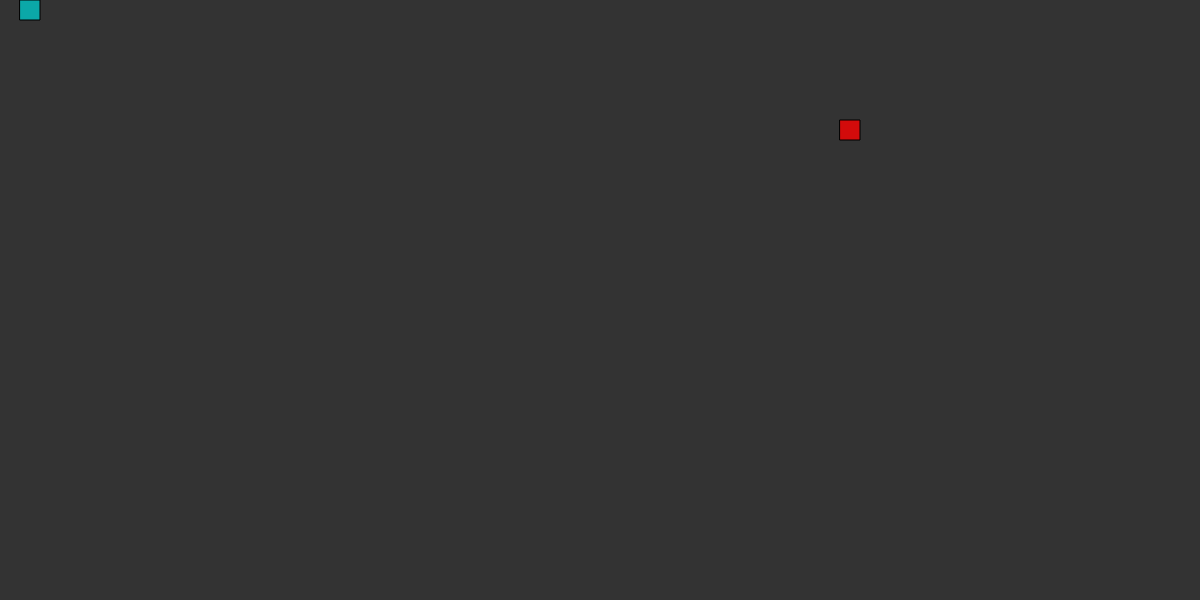
Frame 1 (no input)
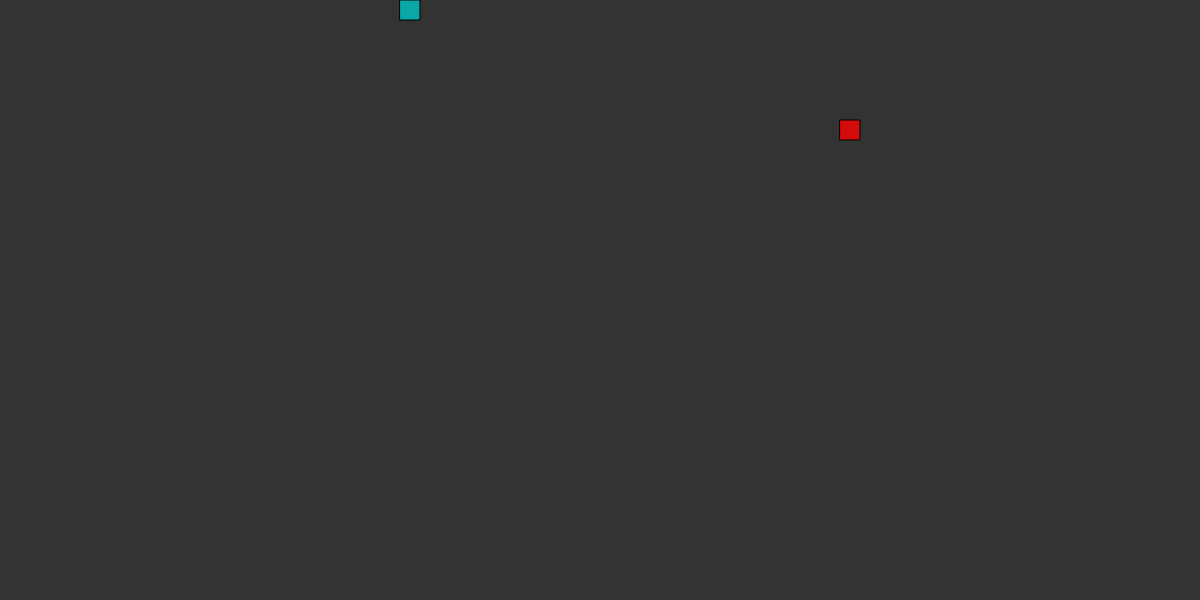
Frame 60 (no input)
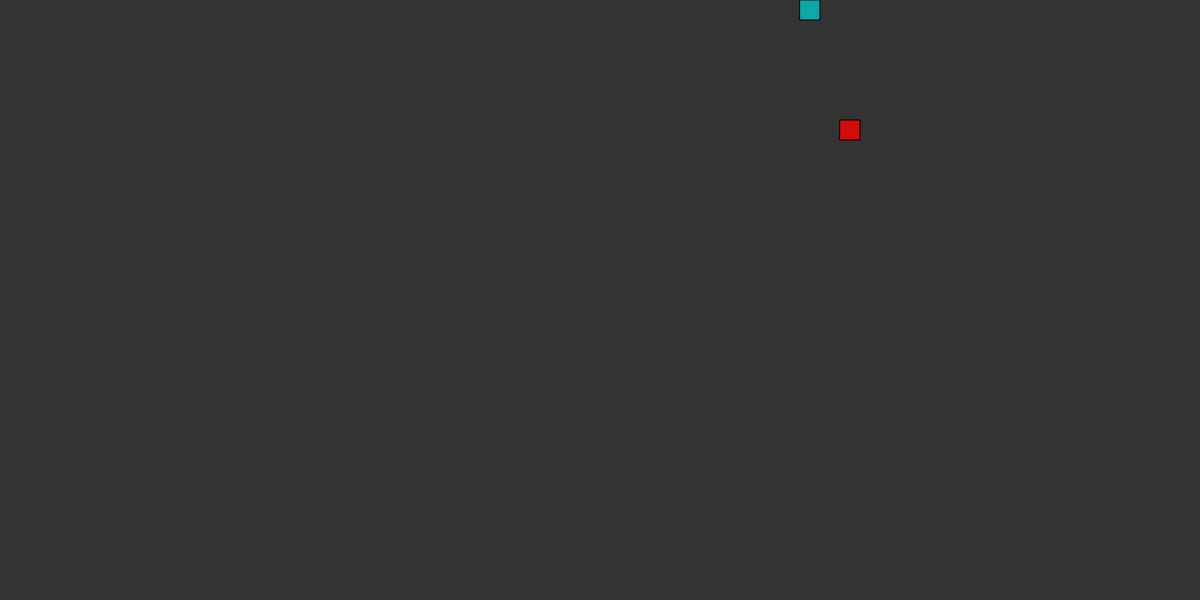
Frame 120 (the mouse pressed at the canvas centre since frame 60)

The p5.js sketch that drew these frames (run headless with seeded random() and noise() and a simulated clock; from frame 60 on, the mouse is pressed at the canvas centre):

// p5.js sketch
// ── sketch.js
var s;
var scl = 20;
var i;
var speed = 2;
var food;
var heightGrid;
var widthGrid;
function setup() {
    createCanvas (1200, 600);
    heightGrid = int(height/scl);
    widthGrid = int(width/scl);
    s = new Snake();
    i = 0;
    food = createVector(int(random(widthGrid))*scl, int(random(heightGrid))*scl);
}

function draw() {
    background(51);
    if (!s.alive) {
        s.total = 0;
        s.alive = true;
    }
    if (i == 0) {
        if (s.eat(food)) food = createVector(int(random(widthGrid))*scl, int(random(heightGrid))*scl);
        s.update();
        s.movementSet = false;
    }
    
    fill (255, 0, 0, 200);
    rect (food.x, food.y, scl, scl);
    s.show();
    i++;
    if (i > speed) i = 0;
}

function keyPressed() {
    if (keyCode === UP_ARROW) {
        s.dir(0, -1);
    } else if (keyCode === DOWN_ARROW) {
        s.dir(0, 1);
    } else if (keyCode === RIGHT_ARROW) {
        s.dir(1, 0);
    } else if (keyCode === LEFT_ARROW) {
        s.dir(-1, 0);
    }
}

// ── event.js
function keyPressed() {
        if (keyCode === UP_ARROW) {
                snake.dir(0, -1);
        } else if (keyCode === DOWN_ARROW) {
                snake.dir(0, 1);
        } else if (keyCode === RIGHT_ARROW) {
                snake.dir(1, 0);
        } else if (keyCode === LEFT_ARROW) {
                snake.dir(-1, 0);
        }
        return false;
}

function keyTyped() {
        if (key === 'p') gameIsPaused = !gameIsPaused;
        return false;
}

// ── food.js
function Food () {
	this.x = int(random(int(width/scl)))*scl;
	this.y = int(random(int(height/scl)))*scl;

	this.show = function () {
		fill (255, 0, 0, 200);
		rect (this.x, this.y, scl, scl);
	}
}

// ── snake.js
function Snake () {
	this.x = 0;
	this.y = 0;
	this.xspeed = 1;
	this.yspeed = 0;
	this.movementSet = false;
	this.justEat = false;
	this.total = 0;
	this.tail = [];
	this.alive = true;
	this.score = 0;
	
	this.dir = function (x, y) {
		if (abs(x) != abs(this.xspeed) && !this.movementSet) {
			this.xspeed = x;
			this.yspeed = y;
			this.movementSet = true;
		} 
		//if (abs(y) != abs(this.yspeed)) this.yspeed = y;
	}
	
	this.eat = function (pieceOf) {
		if (pieceOf.x == this.x && pieceOf.y == this.y) {
		   // this.total++;
			this.justEat = true;
			return true;
		}
		return false;
	}
	
	this.update = function() {
		if (!this.justEat) {
			for (var i = 0; i < this.total - 1; i++) {
				this.tail[i] = this.tail[i+1];
			}
			
		}
		else {
		this.justEat = false;
		this.total++;
	}
		this.tail[this.total - 1] = createVector(this.x, this.y);
		this.x = this.x + this.xspeed*scl;
		this.y = this.y + this.yspeed*scl;
		
		if (this.x > width - scl) this.x = 0;
		else if (this.x < 0) this.x = width - scl;
		
		if (this.y > height - scl) this.y = 0;
		else if (this.y < 0) this.y = height - scl;
		for (var i = 0; i < this.total; i++) {
			if (this.tail[i].x == this.x && this.tail[i].y == this.y)
				this.alive = false;
		}
	}

	this.show = function() {
		fill (0);
		for (var i = 0; i < this.total; i++) {
			if (this.alive) {
				var c = map(i, 0, this.total, 0, 199);
				fill(0, c, c, 200);
			}
			//if (this.justEat) console.log("PROBLEME");
			rect(this.tail[i].x, this.tail[i].y, scl, scl);
		}
	fill(0,200,200,200);
		rect(this.x, this.y, scl, scl);
	}
}

// ── text.js
function pauseGame() {
	textSize(80);
	text("PAUSE", width/2 - 130, height/2);
}

function gameOver() {
	fill(0, 200, 200);
	var t = map (k, 0, 200, 0, PI);
	textSize(sin(t)*100);
	text("GAME OVER", k+300, height/2);
}
